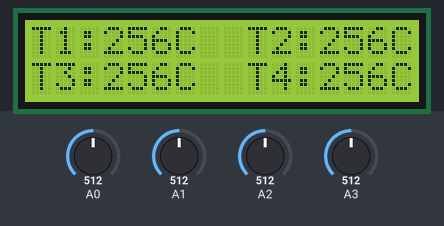
Simulated run of this sketch. Board: Arduino Uno, built with avr-gcc and run on an emulated ATmega328P. On the bench: 16×2 character LCD. The test bench sets the inputs (shaded band); at power-on: A0 = 512, A1 = 512, A2 = 512, A3 = 512.

Above: at 3.4 s.
3.5 s: A0 set to 716
At 6.0 s:
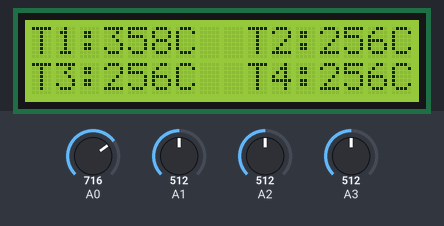
6.3 s: A1 set to 716
At 9.0 s:
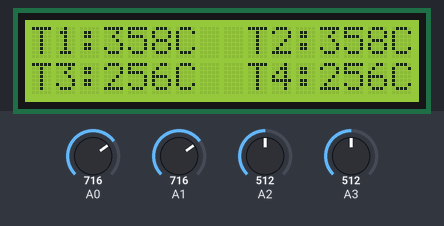
9.3 s: A2 set to 716
At 10.8 s:
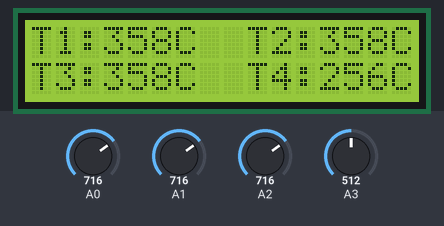
11.4 s: A3 set to 716
At 12.7 s:
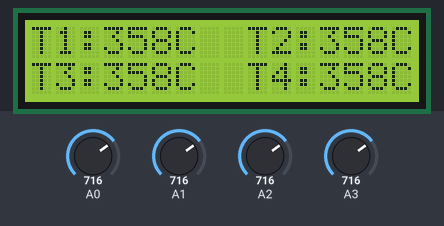
13.4 s: A0 set to 992
At 15.4 s:
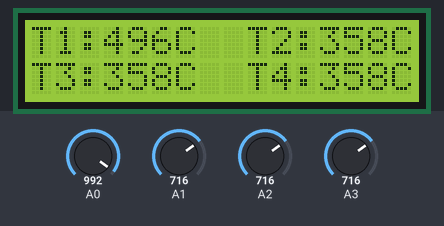
16.4 s: A1 set to 992
At 19.3 s:
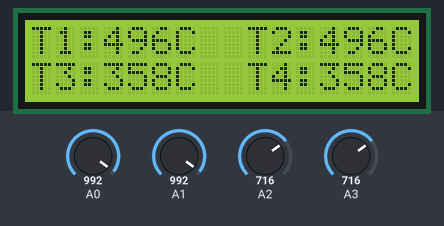
Timing chart, 0 to 20.4 s (numbered marks = the images above; inputs shaded):
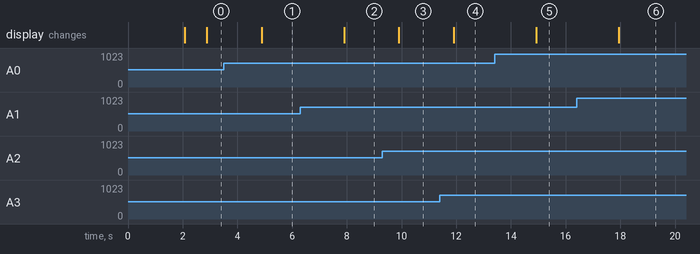

Measured:
- after the input at 3.5 s, the display: changes after 1.4 s (image 1)
- after the input at 6.3 s, the display: changes after 1.6 s (image 2)
- after the input at 9.3 s, the display: changes after 0.61 s (image 3)
- after the input at 11.4 s, the display: changes after 0.51 s (image 4)
- after the input at 13.4 s, the display: changes after 1.5 s (image 5)
- after the input at 16.4 s, the display: changes after 1.5 s (image 6)

The sketch:

Digital_thermometer_4_channel.ino
```cpp
/*************************************
 * Program : Project 17. Digital thermometer 4 channel
 * Input   : Sensor LM35
 * Output  : LCD 2x16
 * 125 Proyek Arduino Inkubatek
 * www.tokotronik.com
 * ***********************************/
#include <LiquidCrystal.h>

LiquidCrystal lcd(2, 3, 4, 5, 6, 7);
int adc;
int suhu1, suhu2, suhu3, suhu4;

void setup(){
  lcd.begin(16, 2);
  lcd.print("  Thermometer");
  lcd.setCursor(0, 1);
  lcd.print("Digital 4CH LM35");
  delay(2000);
  lcd.clear();
  lcd.print("T1:      T2:   ");
  lcd.setCursor(0, 1);
  lcd.print("T3:      T4:   ");
}

void loop(){
  adc = analogRead(0);
  suhu1 = (adc*5)/10;
  delay(200);
  adc = analogRead(1);
  suhu2 = (adc*5)/10;
  delay(200);
  adc = analogRead(2);
  suhu3 = (adc*5)/10;
  delay(200);
  adc = analogRead(3);
  suhu4 = (adc*5)/10;
  delay(200);
//-----------tampilkan ke LCD
  lcd.setCursor(3,0);
  lcd.print(suhu1);
  lcd.print("C ");
  lcd.setCursor(12,0);
  lcd.print(suhu2);
  lcd.print("C ");
  lcd.setCursor(3,1);
  lcd.print(suhu3);
  lcd.print("C ");
  lcd.setCursor(12,1);
  lcd.print(suhu4);
  lcd.print("C ");
  delay(200);
}
```
